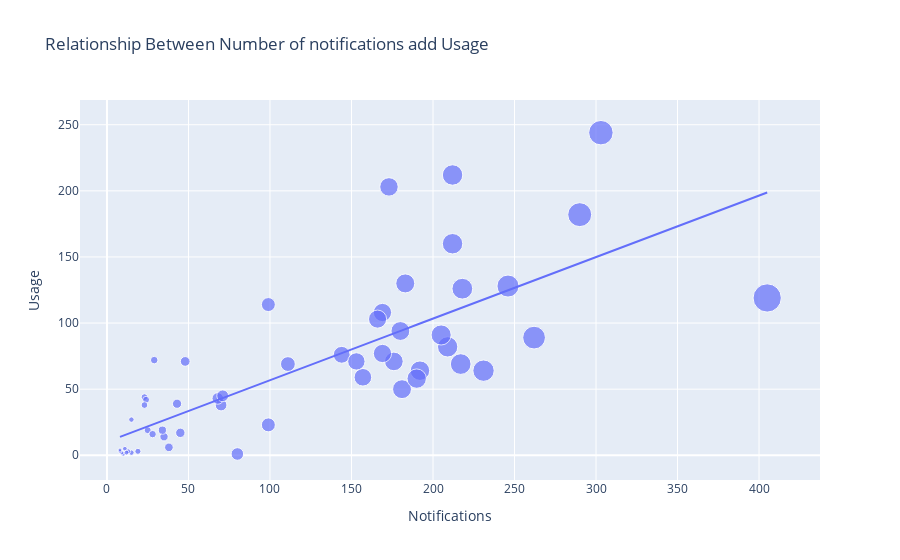

Source (notebook cell):
### Code cell
#Relationship of number of notifications and number of times apps were opened
figure = px.scatter(data_frame = data, x="Notifications", y="Usage", size="Notifications", trendline="ols", title="Relationship Between Number of notifications add Usage")
figure.show()

### Figure 1 — Plotly figure (JSON) as saved in the notebook; plotly's stock layout.template omitted (floating-point values rounded to 4 significant figures)
{"data": [{"hovertemplate": "Notifications=%{marker.size}<br>Usage=%{y}<extra></extra>", "legendgroup": "", "marker": {"color": "#636efa", "size": [70, 43, 231, 35, 19, 25, 23, 28, 15, 29, 24, 34, 23, 48, 68, 71, 180, 99, 45, 10, 15, 13, 9, 8, 8, 11, 12, 209, 111, 183, 157, 246, 169, 99, 144, 80, 38, 218, 205, 212, 217, 405, 166, 173, 290, 153, 192, 181, 176, 212, 303, 169, 190, 262], "sizemode": "area", "sizeref": 1.012, "symbol": "circle"}, "mode": "markers", "name": "", "orientation": "v", "showlegend": false, "type": "scatter", "x": [70, 43, 231, 35, 19, 25, 23, 28, 15, 29, 24, 34, 23, 48, 68, 71, 180, 99, 45, 10, 15, 13, 9, 8, 8, 11, 12, 209, 111, 183, 157, 246, 169, 99, 144, 80, 38, 218, 205, 212, 217, 405, 166, 173, 290, 153, 192, 181, 176, 212, 303, 169, 190, 262], "xaxis": "x", "y": [38, 39, 64, 14, 3, 19, 44, 16, 27, 72, 42, 19, 38, 71, 43, 45, 94, 114, 17, 1, 2, 3, 2, 3, 4, 5, 2, 82, 69, 130, 59, 128, 108, 23, 76, 1, 6, 126, 91, 160, 69, 119, 103, 203, 182, 71, 64, 50, 71, 212, 244, 77, 58, 89], "yaxis": "y"}, {"hovertemplate": "<b>OLS trendline</b><br>Usage = 0.465523 * Notifications + 10.2432<br>R<sup>2</sup>=0.599775<br><br>Notifications=%{x}<br>Usage=%{y} <b>(trend)</b><extra></extra>", "legendgroup": "", "marker": {"color": "#636efa", "symbol": "circle"}, "mode": "lines", "name": "", "showlegend": false, "type": "scatter", "x": [8, 8, 9, 10, 11, 12, 13, 15, 15, 19, 23, 23, 24, 25, 28, 29, 34, 35, 38, 43, 45, 48, 68, 70, 71, 80, 99, 99, 111, 144, 153, 157, 166, 169, 169, 173, 176, 180, 181, 183, 190, 192, 205, 209, 212, 212, 217, 218, 231, 246, 262, 290, 303, 405], "xaxis": "x", "y": [13.97, 13.97, 14.43, 14.9, 15.36, 15.83, 16.3, 17.23, 17.23, 19.09, 20.95, 20.95, 21.42, 21.88, 23.28, 23.74, 26.07, 26.54, 27.93, 30.26, 31.19, 32.59, 41.9, 42.83, 43.3, 47.49, 56.33, 56.33, 61.92, 77.28, 81.47, 83.33, 87.52, 88.92, 88.92, 90.78, 92.18, 94.04, 94.5, 95.43, 98.69, 99.62, 105.7, 107.5, 108.9, 108.9, 111.3, 111.7, 117.8, 124.8, 132.2, 145.2, 151.3, 198.8], "yaxis": "y"}], "layout": {"legend": {"itemsizing": "constant", "tracegroupgap": 0}, "title": {"text": "Relationship Between Number of notifications add Usage"}, "xaxis": {"anchor": "y", "domain": [0, 1], "title": {"text": "Notifications"}}, "yaxis": {"anchor": "x", "domain": [0, 1], "title": {"text": "Usage"}}}}
